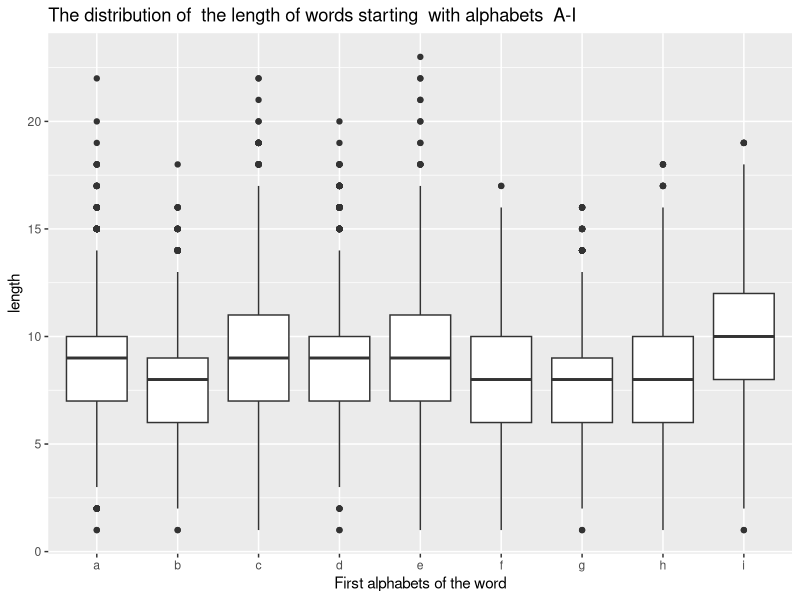

This chart was generated by the following R code:
## ---- chunk 1
suppressPackageStartupMessages(library(tidyverse))
suppressPackageStartupMessages(library(ggplot2))
## ---- chunk 2
sub_data <- read.csv(file="df_words.csv", header = TRUE, sep=",")
## ---- chunk 3
str(sub_data)
## ---- chunk 4
sub_data %>% 
	head(10) %>%
	knitr::kable()
## ---- chunk 5
sub_data %>%
	ggplot(aes(First.alp,length) ) + 
		geom_boxplot()  + labs(x = "First alphabets of the word")   + 
		ggtitle("The distribution of  the length of words starting  with alphabets  A-I")
